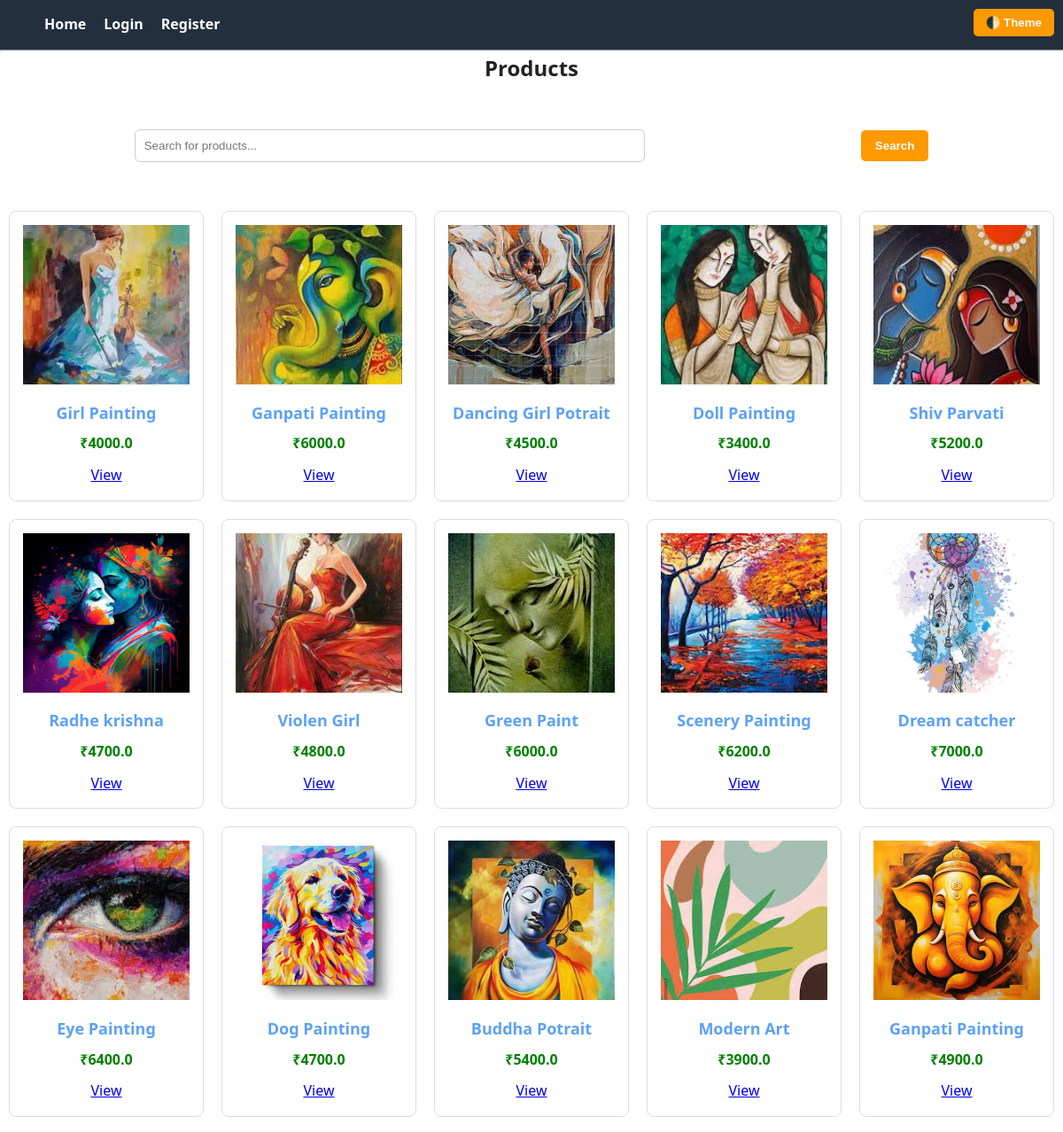
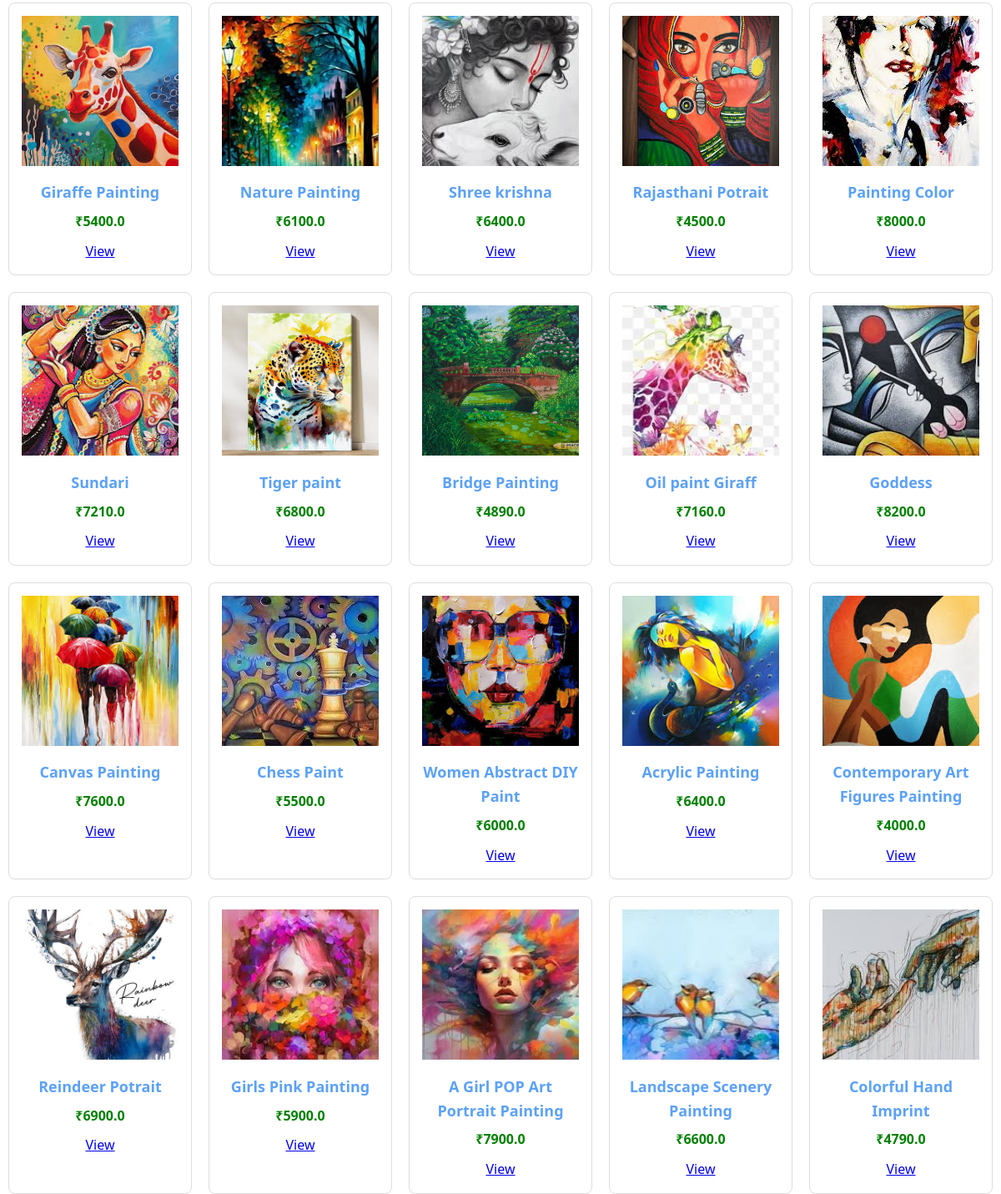
The page / on the database its author committed (2 pictures, top to bottom).
### store/models.py (models this page shows, shortened)
class Product(models.Model):
    name = models.CharField(max_length=100)
    description = models.TextField()
    price = models.FloatField()
    image = models.ImageField(upload_to='product_images/')

### store/views.py (the view)
# urls.py: path('', views.index, name='index'),
def index(request):
    query = request.GET.get('q')
    products = Product.objects.filter(name__icontains=query) if query else Product.objects.all()
    return render(request, 'store/index.html', {'products': products})

### store/templates/store/index.html
{% extends 'store/base.html' %}
{% block content %}
<h2>Products</h2>
<form method="get" style="text-align:center; margin-bottom:20px;">
    <input type="text" name="q" placeholder="Search for products..." style="padding:10px; width:60%;">
    <button type="submit" class="btn">Search</button>
</form>
<div class="product-grid">
    {% for p in products %}
    <div class="product-card">
        <img src="{{ p.image.url }}" height="150">
        <h3>{{ p.name }}</h3>
        <p>₹{{ p.price }}</p>
        <a href="{% url 'product_detail' p.id %}">View</a>
    </div>
    {% endfor %}
</div>
{% endblock %}

### store/templates/store/base.html (shortened to what this page needs)
{% load static %}
<!DOCTYPE html>
<html lang="en">
<head>
    <link rel="stylesheet" href="{% static 'store/css/styles.css' %}">
</head>
<body>
    <nav>
        <a href="/">Home</a>
        {% if user.is_authenticated %}
            <a href="/logout/">Logout</a>
            <a href="/cart/">Cart</a>
        {% else %}
            <a href="/login/">Login</a>
            <a href="/register/">Register</a>
        {% endif %}
        <button id="theme-toggle" class="btn" style="margin-left:auto;">🌓 Theme</button>
    </nav>
    <hr>
    {% block content %}{% endblock %}
</body>
</html>

### store/static/store/css/styles.css (style rules this page uses)
* { box-sizing: border-box; margin: 0; padding: 0; }
body { font-family: 'Segoe UI', sans-serif; background-color: #f4f4f4; color: #333; line-height: 1.6; }
nav { background-color: #232f3e; padding: 15px 30px; display: flex; }
nav a { color: white; text-decoration: none; margin-left: 20px; font-weight: bold; }
.container, form, table { width: 90%; max-width: 1000px; margin: 30px auto; background-color: #fff; padding: 20px; border-radius: 8px; }
body.light { background-color: #fff; color: #000; }
button#theme-toggle { position: fixed; top: 10px; right: 10px; padding: 8px 14px; cursor: pointer; }
h2 { text-align: center; margin-bottom: 20px; color: #222; }
.btn { margin-left: 25%; background-color: #ff9900; color: #fff; padding: 10px 16px; border: none; border-radius: 5px; cursor: pointer; text-decoration: none; font-weight: bold; display: inline-flex; }
.product-grid { display: flex; flex-wrap: wrap; gap: 20px; justify-content: center; }
.product-card { background-color: #fff; border: 1px solid #ddd; width: 220px; padding: 15px; border-radius: 8px; text-align: center; transition: transform 0.3s, box-shadow 0.3s; }
.product-card img { height: 180px; width: 100%; object-fit: cover; margin-bottom: 10px; }
.product-card h3 { color: #5ca1f6; font-size: 18px; margin-bottom: 8px; }
.product-card p { color: green; font-weight: bold; margin-bottom: 10px; }
form input, form textarea { width: 100%; padding: 12px; margin-bottom: 15px; border-radius: 6px; border: 1px solid #ccc; }
p { text-align: center; }

### rows shown on the page
Product: image (picture), name "Girl Painting", price "4000.0"
Product: image (picture), name "Ganpati Painting", price "6000.0"
Product: image (picture), name "Dancing Girl Potrait", price "4500.0"
Product: image (picture), name "Doll Painting", price "3400.0"
Product: image (picture), name "Shiv Parvati", price "5200.0"
Product: image (picture), name "Radhe krishna", price "4700.0"
Product: image (picture), name "Violen Girl", price "4800.0"
Product: image (picture), name "Green Paint", price "6000.0"
Product: image (picture), name "Scenery Painting", price "6200.0"
Product: image (picture), name "Dream catcher", price "7000.0"
Product: image (picture), name "Eye Painting", price "6400.0"
Product: image (picture), name "Dog Painting", price "4700.0"
Product: image (picture), name "Buddha Potrait", price "5400.0"
Product: image (picture), name "Modern Art", price "3900.0"
Product: image (picture), name "Ganpati Painting", price "4900.0"
Product: image (picture), name "Giraffe Painting", price "5400.0"
Product: image (picture), name "Nature Painting", price "6100.0"
Product: image (picture), name "Shree krishna", price "6400.0"
Product: image (picture), name "Rajasthani Potrait", price "4500.0"
Product: image (picture), name "Painting Color", price "8000.0"
Product: image (picture), name "Sundari", price "7210.0"
Product: image (picture), name "Tiger paint", price "6800.0"
Product: image (picture), name "Bridge Painting", price "4890.0"
Product: image (picture), name "Oil paint Giraff", price "7160.0"
Product: image (picture), name "Goddess", price "8200.0"
Product: image (picture), name "Canvas Painting", price "7600.0"
Product: image (picture), name "Chess Paint", price "5500.0"
Product: image (picture), name "Women Abstract DIY Paint", price "6000.0"
Product: image (picture), name "Acrylic Painting", price "6400.0"
Product: image (picture), name "Contemporary Art Figures Painting", price "4000.0"
Product: image (picture), name "Reindeer Potrait", price "6900.0"
Product: image (picture), name "Girls Pink Painting", price "5900.0"
Product: image (picture), name "A Girl POP Art Portrait Painting", price "7900.0"
Product: image (picture), name "Landscape Scenery Painting", price "6600.0"
Product: image (picture), name "Colorful Hand Imprint", price "4790.0"
